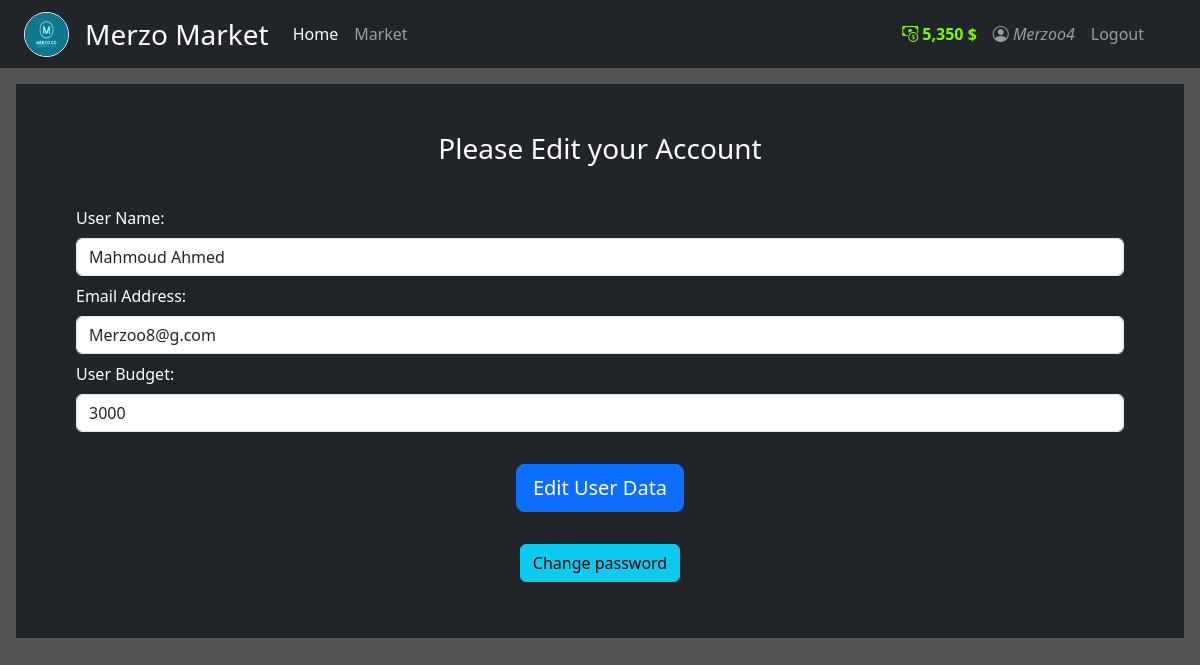
The app's page /EditUser?user_id=1&index_V=1 (signed in) with its own data.
### My_App/models.py (models this page shows, shortened)
class User(db.Model, UserMixin):
    id = db.Column(db.Integer(), primary_key=True)
    username = db.Column(db.String(length=30), nullable=False, unique=True)
    email_address = db.Column(db.String(length=50), nullable=False, unique=True)
    password_hash = db.Column(db.String(length=60), nullable=False)
    budget = db.Column(db.Integer(), nullable=False, default=1000)
    admin = db.Column(db.Boolean (), nullable=False, default='False')
    items = db.relationship('Item', backref='owned_user', lazy=True)
    @property
    def prettier_budget(self):
        if len(str(self.budget)) >= 4:
            return f'{str(self.budget)[:-3]},{str(self.budget)[-3:]} $'
        else:
            return f"{self.budget}$"
    @property
    def password(self):
        return self.password

### My_App/routes.py (the view, shortened to what this page needs)
@app.route('/EditUser' , methods= ["POST" , "GET"])
@login_required
def EditUser_page():
    config.Validation_on_email_V  == ''
    form = Edit_UserForm()
    form_Change_password = ChangeUserPassword_Form()
    user_V = request.args.get('user_id')
    index_V = request.args.get('index_V')
    if  index_V == '1' :
       Edit_user = User.query.filter_by(id=user_V).first()
    else :
       Edit_user = User.query.filter_by(username=current_user.username).first()
    Old_username = Edit_user.username
    Old_email_address =  Edit_user.email_address
    Old_budget = Edit_user.budget
    Old_admin = Edit_user.admin
    if request.method == "GET":
      form.username.data = Edit_user.username
      form.email_address.data = Edit_user.email_address
      form.budget.data = Edit_user.budget
      form.admin.data = Edit_user.admin
      User_name = Edit_user.username
      User_id =Edit_user.id
      return render_template("UserEdit.html" ,form=form, User_name_V = User_name ,User_id_V = User_id , form_Change_password_V = form_Change_password )

### My_App/forms.py (shortened to what this page needs)
class Edit_UserForm(FlaskForm):
     username = StringField(label='User Name:', validators=[Length(min=2, max=30), DataRequired()])
     email_address = StringField(label='Email Address:', validators=[Email(), DataRequired()])
     budget = IntegerField (label='User Budget:', validators=[DataRequired()])
     admin = BooleanField (label='Admin User:', render_kw={'class': 'my-checkbox large-checkbox'} )
     submit = SubmitField(label='Edit User Data')

class ChangeUserPassword_Form(FlaskForm):
    password_Old = PasswordField(label='Old Password:', validators=[DataRequired()])
    New_password1 = PasswordField(label='New Password:', validators=[Length(min=6), DataRequired()])
    New_password2 = PasswordField(label='Confirm New Password:', validators=[EqualTo('New_password1'), DataRequired()])
    submit = SubmitField(label='Confirm New Password')

### My_App/models.py (called while the page is built)
@login_manager.user_loader
def load_user(user_id):
    return User.query.get(int(user_id))

### My_App/templates/UserEdit.html (shortened to what this page needs)
{% extends "base.html" %}
{% block body %}
<body>
        <div class="position-relative overflow-hidden p-3 p-md-5 m-md-3  bg-dark" style="color:white">
                <div class="container">
                        <form method="POST" class="form-register" style="color: white">
                                <div class="text-center">
                                        <h1 class="h3 mb-3 font-weight-normal">
                                                Please Edit your Account
                                        </h1>
                                </div>
                                <br>
                                {{ form.username.label(class="text-end") }}
                                {{ form.username(class="form-control mt-2 mb-2", placeholder="User Name") }}
                                {{ form.email_address.label() }}
                                {{ form.email_address(class="form-control mt-2 mb-2", placeholder="Email Address") }}
                                {{ form.budget.label() }}
                                {{ form.budget(class="form-control mt-2 mb-2", placeholder="budget") }}
                                <br>
                                <div class="text-center">
                                        {{ form.submit(class="btn btn-lg btn-block btn-primary") }}
                                </div>
                        </form>
                        <br>
                        <div class="text-center">
                                <button type="button" class="btn btn-block btn-info mb-2 mt-2" data-toggle="modal"
                                        data-target="#Modal-ChangePassword-{{ User_id_V }}">
                                        Change password
                                </button>
                        </div>
                </div>
        </div>
</body>
{% endblock %}

### My_App/templates/base.html (shortened to what this page needs)
<!DOCTYPE html>
<html lang="en">
<head>
  <link rel="stylesheet" href="https://cdn.jsdelivr.net/npm/bootstrap-icons@1.13.1/font/bootstrap-icons.min.css">
  <link href="https://cdn.jsdelivr.net/npm/bootstrap@5.3.8/dist/css/bootstrap.min.css" rel="stylesheet"
 />
  <link rel="stylesheet" href="{{ url_for('static', filename = 'css/main.css') }}" />
</head>
<body>
  <nav class="navbar navbar-expand-md navbar-dark bg-dark">
    <img class="navimg ms-4" src="{{ url_for('static', filename = 'image/FullLogo.png') }}" alt="">
    <a class="navbar-brand ms-3 fs-3" href="#">Merzo Market</a>
    <div class="collapse navbar-collapse" id="navbarNav">
      <ul class="navbar-nav me-auto mb-2 mb-lg-0">
        <li class="nav-item">
          <a class="nav-link active" href="{{ url_for('home_page') }}">Home </a>
        </li>
        <li class="nav-item">
          <a class="nav-link" href="{{ url_for('market_page') }}">Market</a>
        </li>
      </ul>
      {% if current_user.is_authenticated %}
      <ul class="navbar-nav text-end">
        <li class="nav-item">
          <a class="nav-link" style="color: lawngreen; font-weight: bold">
            <i class="bi bi-cash-coin"></i>
            {{ current_user.prettier_budget}}
          </a>
        </li>
        {% if current_user.admin == true %}
        <li class="nav-item">
          <a class="nav-link" href="{{ url_for('EditUser_page') }}" style="color: red;"> <i class="bi bi-person-circle">
              {{
              current_user.username }} </i>
          </a>
        </li>
        {% else %}
        <li class="nav-item">
          <a class="nav-link" href="{{ url_for('EditUser_page') }}"> <i class="bi bi-person-circle"> {{
              current_user.username }} </i>
          </a>
        </li>
        {% endif %}
        <li class="nav-item me-5">
          <a class="nav-link" href="{{ url_for('logout_page') }}">Logout</a>
        </li>
      </ul>
      {% endif %}
    </div>
  </nav>
  {% block body %}
  {% endblock %}
</body>
</html>

### My_App/static/css/main.css (style rules this page uses)
body { background-color: #545454; color: white; }
img { width: 200px; height: 200px; border-radius: 50%; border-color: white; border-width: 10px; border-style: double; }
.navimg { width: 45px; height: 45px; border-radius: 50%; border-color: white; border-width: 1px; border-style: double; font-family: Arial, Helvetica, sans-serif; }

### records on screen
User: prettier_budget "5,350 $", username "Merzoo4"
User: username "Mahmoud Ahmed", email_address "Merzoo8@g.com", budget "3000"
